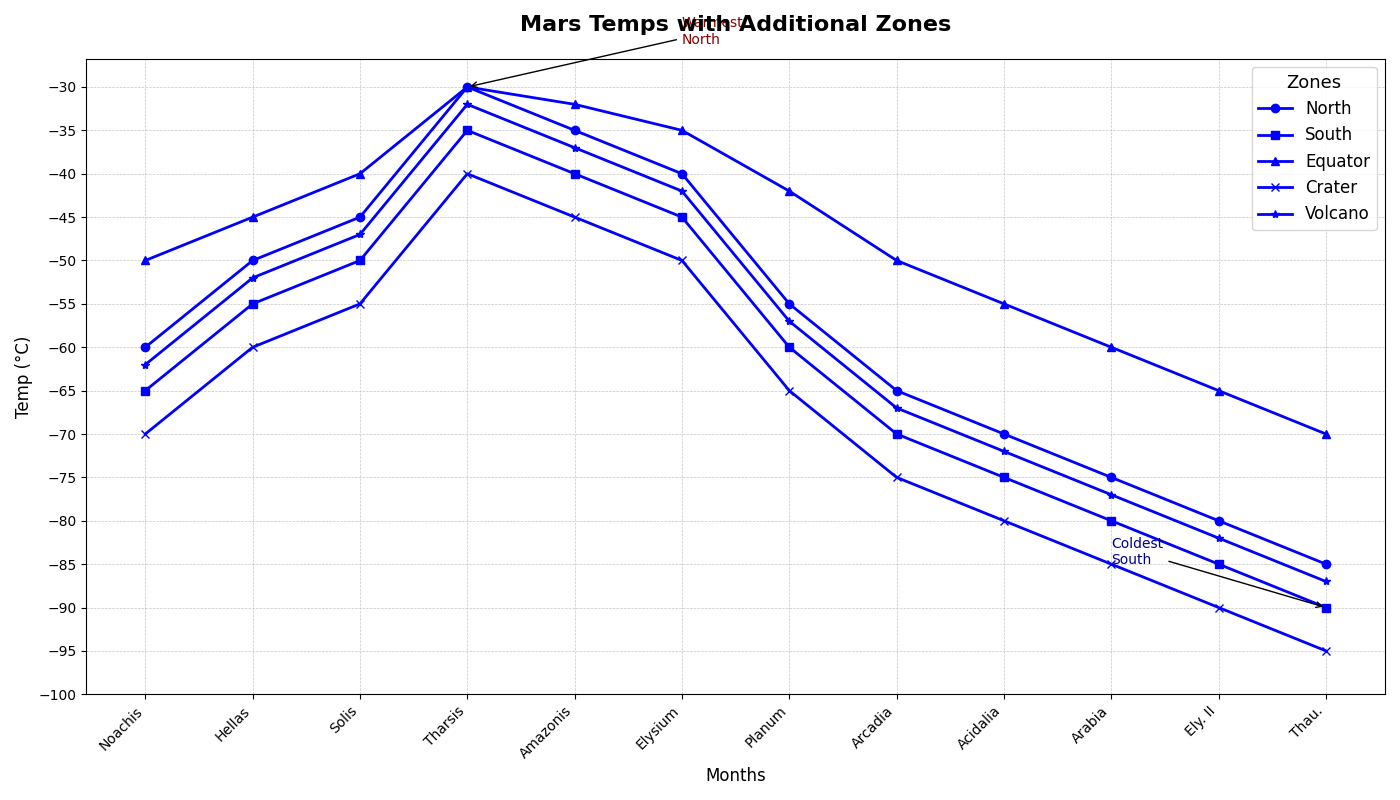

This figure's Python source:
import matplotlib.pyplot as plt
import numpy as np

# Data for Martian months and temperatures
months = np.array(['Noachis', 'Hellas', 'Solis', 'Tharsis', 'Amazonis', 'Elysium', 'Planum', 'Arcadia', 'Acidalia', 'Arabia', 'Ely. II', 'Thau.'])
mars_day = np.linspace(1, 12, num=12)

north_temp = np.array([-60, -50, -45, -30, -35, -40, -55, -65, -70, -75, -80, -85])
south_temp = np.array([-65, -55, -50, -35, -40, -45, -60, -70, -75, -80, -85, -90])
equator_temp = np.array([-50, -45, -40, -30, -32, -35, -42, -50, -55, -60, -65, -70])
crater_temp = np.array([-70, -60, -55, -40, -45, -50, -65, -75, -80, -85, -90, -95])
volcano_temp = np.array([-62, -52, -47, -32, -37, -42, -57, -67, -72, -77, -82, -87])

# Plot setup
fig, ax = plt.subplots(figsize=(14, 8))
ax.plot(mars_day, north_temp, marker='o', color='blue', label='North', linewidth=2)
ax.plot(mars_day, south_temp, marker='s', color='blue', label='South', linewidth=2)
ax.plot(mars_day, equator_temp, marker='^', color='blue', label='Equator', linewidth=2)
ax.plot(mars_day, crater_temp, marker='x', color='blue', label='Crater', linewidth=2)
ax.plot(mars_day, volcano_temp, marker='*', color='blue', label='Volcano', linewidth=2)

ax.set_title("Mars Temps with Additional Zones", fontsize=16, fontweight='bold', pad=20)
ax.set_xlabel("Months", fontsize=12)
ax.set_ylabel("Temp (°C)", fontsize=12)

ax.set_xticks(mars_day)
ax.set_xticklabels(months, rotation=45, ha='right')
ax.set_yticks(np.arange(-100, -25, 5))
ax.grid(which='both', linestyle='--', linewidth=0.5, alpha=0.7)

ax.legend(loc='upper right', fontsize=12, title='Zones', title_fontsize='13', frameon=True)

ax.annotate('Warmest\nNorth', xy=(4, -30), xytext=(6, -25),
             arrowprops=dict(facecolor='black', arrowstyle='->'), fontsize=10, color='darkred')
ax.annotate('Coldest\nSouth', xy=(12, -90), xytext=(10, -85),
             arrowprops=dict(facecolor='black', arrowstyle='->'), fontsize=10, color='darkblue')

plt.tight_layout()
plt.show()
